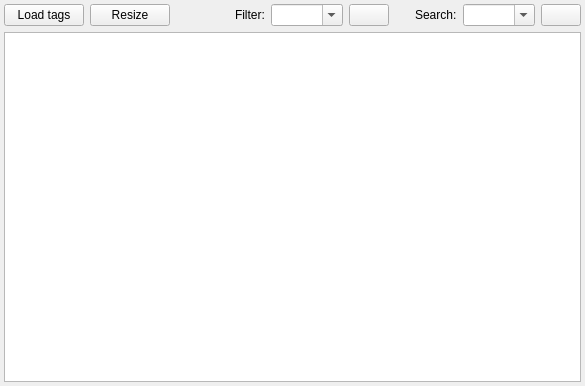
<?xml version="1.0" encoding="UTF-8"?>
<ui version="4.0">
 <class>PlaylistTable</class>
 <widget class="QWidget" name="PlaylistTable">
  <property name="geometry">
   <rect>
    <x>0</x>
    <y>0</y>
    <width>585</width>
    <height>386</height>
   </rect>
  </property>
  <property name="windowTitle">
   <string>Form</string>
  </property>
  <layout class="QVBoxLayout" name="verticalLayout">
   <property name="leftMargin">
    <number>4</number>
   </property>
   <property name="topMargin">
    <number>4</number>
   </property>
   <property name="rightMargin">
    <number>4</number>
   </property>
   <property name="bottomMargin">
    <number>4</number>
   </property>
   <item>
    <layout class="QHBoxLayout" name="horizontalLayout_4">
     <item>
      <layout class="QHBoxLayout" name="horizontalLayout_3">
       <item>
        <widget class="QPushButton" name="pushButton">
         <property name="text">
          <string>Load tags</string>
         </property>
        </widget>
       </item>
       <item>
        <widget class="QPushButton" name="pushButton_2">
         <property name="text">
          <string>Resize</string>
         </property>
        </widget>
       </item>
      </layout>
     </item>
     <item>
      <spacer name="horizontalSpacer">
       <property name="orientation">
        <enum>Qt::Horizontal</enum>
       </property>
       <property name="sizeHint" stdset="0">
        <size>
         <width>40</width>
         <height>20</height>
        </size>
       </property>
      </spacer>
     </item>
     <item>
      <widget class="QLabel" name="label">
       <property name="text">
        <string>Filter:</string>
       </property>
      </widget>
     </item>
     <item>
      <layout class="QHBoxLayout" name="horizontalLayout_2">
       <item>
        <widget class="QComboBox" name="comboBoxFilter">
         <property name="editable">
          <bool>true</bool>
         </property>
         <property name="placeholderText">
          <string>Filter</string>
         </property>
        </widget>
       </item>
       <item>
        <widget class="QPushButton" name="pushButton_3">
         <property name="text">
          <string/>
         </property>
         <property name="icon">
          <iconset resource="resources.qrc">
           <normaloff>:/img/img/icons8-delete-48.png</normaloff>:/img/img/icons8-delete-48.png</iconset>
         </property>
        </widget>
       </item>
       <item>
        <spacer name="horizontalSpacer_2">
         <property name="orientation">
          <enum>Qt::Horizontal</enum>
         </property>
         <property name="sizeType">
          <enum>QSizePolicy::Maximum</enum>
         </property>
         <property name="sizeHint" stdset="0">
          <size>
           <width>20</width>
           <height>20</height>
          </size>
         </property>
        </spacer>
       </item>
      </layout>
     </item>
     <item>
      <widget class="QLabel" name="label_2">
       <property name="text">
        <string>Search:</string>
       </property>
      </widget>
     </item>
     <item>
      <layout class="QHBoxLayout" name="horizontalLayout">
       <item>
        <widget class="QComboBox" name="comboBoxFind">
         <property name="editable">
          <bool>true</bool>
         </property>
         <property name="placeholderText">
          <string>Find</string>
         </property>
        </widget>
       </item>
       <item>
        <widget class="QPushButton" name="pushButton_4">
         <property name="text">
          <string/>
         </property>
         <property name="icon">
          <iconset resource="resources.qrc">
           <normaloff>:/img/img/icons8-delete-48.png</normaloff>:/img/img/icons8-delete-48.png</iconset>
         </property>
        </widget>
       </item>
      </layout>
     </item>
    </layout>
   </item>
   <item>
    <widget class="QTableView" name="tableView">
     <property name="alternatingRowColors">
      <bool>true</bool>
     </property>
     <property name="selectionMode">
      <enum>QAbstractItemView::SingleSelection</enum>
     </property>
     <property name="selectionBehavior">
      <enum>QAbstractItemView::SelectRows</enum>
     </property>
     <property name="showGrid">
      <bool>false</bool>
     </property>
     <property name="sortingEnabled">
      <bool>true</bool>
     </property>
    </widget>
   </item>
  </layout>
 </widget>
 <resources>
  <include location="resources.qrc"/>
 </resources>
 <connections>
  <connection>
   <sender>pushButton_3</sender>
   <signal>clicked()</signal>
   <receiver>comboBoxFilter</receiver>
   <slot>clearEditText()</slot>
   <hints>
    <hint type="sourcelabel">
     <x>372</x>
     <y>24</y>
    </hint>
    <hint type="destinationlabel">
     <x>338</x>
     <y>20</y>
    </hint>
   </hints>
  </connection>
  <connection>
   <sender>pushButton_4</sender>
   <signal>clicked()</signal>
   <receiver>comboBoxFind</receiver>
   <slot>clearEditText()</slot>
   <hints>
    <hint type="sourcelabel">
     <x>556</x>
     <y>22</y>
    </hint>
    <hint type="destinationlabel">
     <x>516</x>
     <y>26</y>
    </hint>
   </hints>
  </connection>
 </connections>
</ui>
